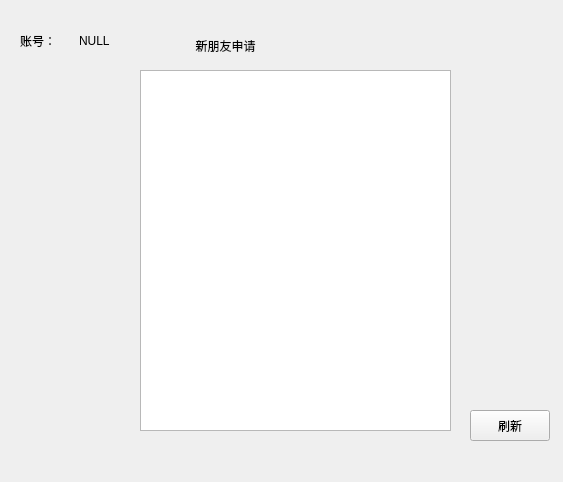
<?xml version="1.0" encoding="UTF-8"?>
<ui version="4.0">
 <class>New_friend</class>
 <widget class="QWidget" name="New_friend">
  <property name="geometry">
   <rect>
    <x>0</x>
    <y>0</y>
    <width>563</width>
    <height>482</height>
   </rect>
  </property>
  <property name="windowTitle">
   <string>Form</string>
  </property>
  <widget class="QLabel" name="label">
   <property name="geometry">
    <rect>
     <x>140</x>
     <y>30</y>
     <width>171</width>
     <height>31</height>
    </rect>
   </property>
   <property name="text">
    <string>新朋友申请</string>
   </property>
   <property name="alignment">
    <set>Qt::AlignCenter</set>
   </property>
  </widget>
  <widget class="QWidget" name="layoutWidget">
   <property name="geometry">
    <rect>
     <x>20</x>
     <y>30</y>
     <width>111</width>
     <height>21</height>
    </rect>
   </property>
   <layout class="QHBoxLayout" name="horizontalLayout">
    <item>
     <widget class="QLabel" name="label_2">
      <property name="text">
       <string>账号：</string>
      </property>
     </widget>
    </item>
    <item>
     <widget class="QLabel" name="UserA_label">
      <property name="text">
       <string>NULL</string>
      </property>
     </widget>
    </item>
   </layout>
  </widget>
  <widget class="QListWidget" name="new_f_list">
   <property name="geometry">
    <rect>
     <x>140</x>
     <y>70</y>
     <width>311</width>
     <height>361</height>
    </rect>
   </property>
  </widget>
  <widget class="QPushButton" name="renew_btn">
   <property name="geometry">
    <rect>
     <x>470</x>
     <y>410</y>
     <width>80</width>
     <height>31</height>
    </rect>
   </property>
   <property name="text">
    <string>刷新</string>
   </property>
  </widget>
 </widget>
 <resources/>
 <connections/>
</ui>
